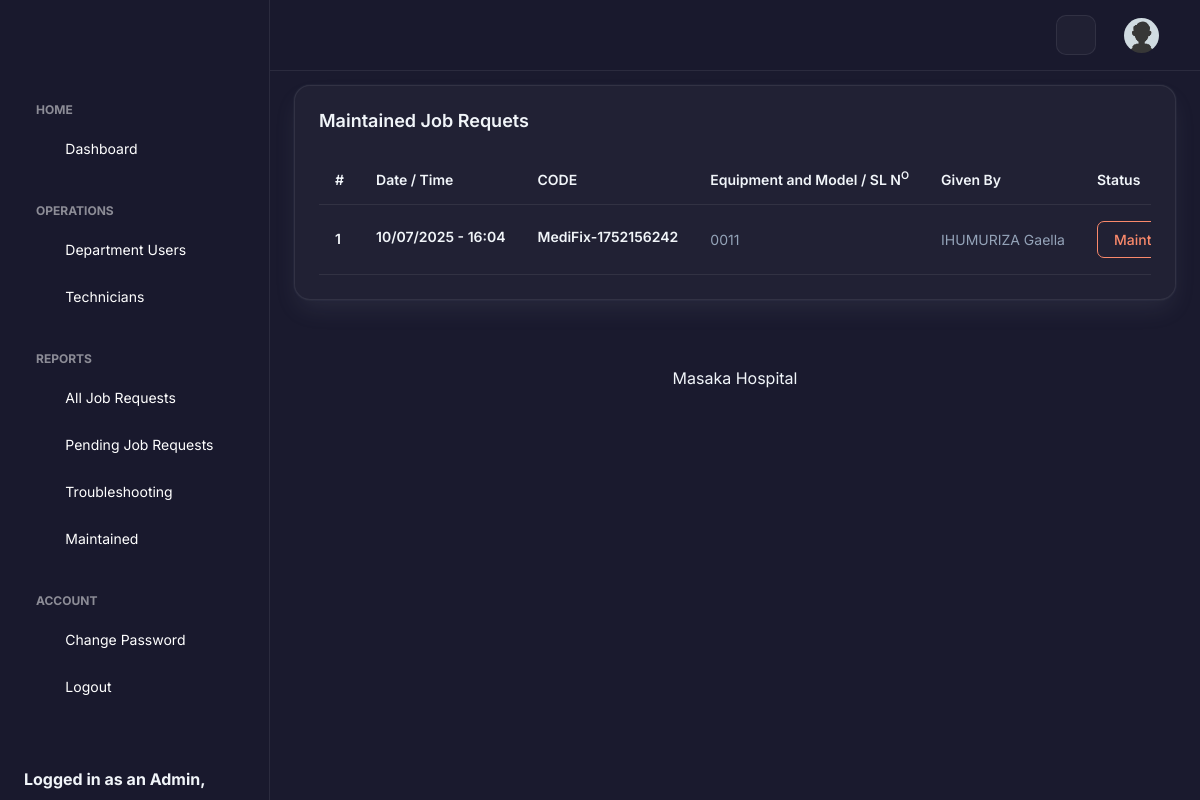
The page /run/maintained-a-p.php (signed in) on the database its author committed.
### tables this page shows
CREATE TABLE `jobs` (
  `id` int(11) NOT NULL,
  `code` varchar(100) NOT NULL,
  `equipment` varchar(1000) NOT NULL,
  `givenby` int(11) NOT NULL,
  `airef` int(11) NOT NULL,
  `info` mediumtext NOT NULL,
  `tech` mediumtext DEFAULT NULL,
  `recdt` varchar(50) NOT NULL,
  `status` int(1) NOT NULL DEFAULT 0
);

CREATE TABLE `doctors` (
  `id` int(11) NOT NULL,
  `fullname` varchar(100) NOT NULL,
  `specification` varchar(100) NOT NULL,
  `email` varchar(100) NOT NULL,
  `phone` varchar(100) NOT NULL,
  `password` varchar(100) NOT NULL,
  `deleted` int(1) NOT NULL DEFAULT 0
);

### run/maintained-a-p.php (the view, shortened to what this page needs)
<!doctype html>
<html lang="en">
<head>
  <link rel="stylesheet" href="../assets/css/styles.min.css" />
    <link rel="stylesheet" href="../assets/css/premium-theme.css" />
</head>
<body>
  <div class="page-wrapper" id="main-wrapper" data-layout="vertical" data-navbarbg="skin6" data-sidebartype="full" data-sidebar-position="fixed" data-header-position="fixed">
    <aside class="left-sidebar">
      <div>
        <div class="brand-logo d-flex align-items-center justify-content-between">
        </div>
        <?php include('admin-menu.php'); ?>
      </div>
    </aside>
    <div class="body-wrapper">
      <header class="app-header">
        <nav class="navbar navbar-expand-lg navbar-light">
          <div class="navbar-collapse justify-content-end px-0" id="navbarNav">
            <ul class="navbar-nav flex-row ms-auto align-items-center justify-content-end">
              <li class="nav-item"><button class="theme-toggle-btn" title="Toggle Theme"><i class="ti ti-sun"></i></button></li>
              <li class="nav-item dropdown">
                <a class="nav-link nav-icon-hover" href="javascript:void(0)" id="drop2" data-bs-toggle="dropdown" aria-expanded="false">
                  <img src="../assets/images/profile/user-1.jpg" alt="" width="35" height="35" class="rounded-circle">
                </a>
              </li>
            </ul>
          </div>
        </nav>
      </header>
      <div class="container-fluid">
        <div class="col-lg-12 d-flex align-items-stretch">
          <div class="card w-100">
            <div class="card-body p-4">
              <h5 class="card-title fw-semibold mb-4">Maintained Job Requets</h5>
              <div class="table-responsive">
                <table class="table text-nowrap mb-0 align-middle">
                  <thead class="text-dark fs-4">
                    <tr>
                      <th class="border-bottom-0">
                        <h6 class="fw-semibold mb-0">#</h6>
                      </th>
                      <th class="border-bottom-0">
                        <h6 class="fw-semibold mb-0">Date / Time</h6>
                      </th>
                      <th class="border-bottom-0">
                        <h6 class="fw-semibold mb-0">CODE</h6>
                      </th>
                      <th class="border-bottom-0">
                        <h6 class="fw-semibold mb-0">Equipment and Model / SL N<sup>O</sup></h6>
                      </th>
                      <th class="border-bottom-0">
                        <h6 class="fw-semibold mb-0">Given By</h6>
                      </th>
                      <th class="border-bottom-0">
                        <h6 class="fw-semibold mb-0">Status</h6>
                      </th>
                    </tr>
                  </thead>
                  <tbody>
                    <?php
                    include('connector.php');
                    $query = mysqli_query($connect, "SELECT * FROM jobs WHERE status = 2 ORDER BY id DESC");
                    $rowCount = 0;
                    while ($row = mysqli_fetch_array($query)) {
                      $rowCount ++;
                      $queryp = mysqli_query($connect, "SELECT * FROM doctors WHERE id ='".$row['givenby']."'");
                      $rowp = mysqli_fetch_array($queryp);
                      echo "<tr>
                          <td class='border-bottom-0'>
                            <h6 class='fw-semibold mb-0'>".$rowCount."</h6>
                          </td>
                          <td class='border-bottom-0'>
                            <h6 class='fw-semibold mb-1'>" . date('d/m/Y - H:i', $row['recdt']) . "</h6>
                          </td>
                          <td class='border-bottom-0'>
                            <h6 class='fw-semibold mb-1'>" . $row['code'] . "</h6>
                          </td>
                          <td class='border-bottom-0'>
                            <p class='mb-0 fw-normal'>" . $row['equipment'] . "</p>
                          </td>
                          <td class='border-bottom-0'>
                            <p class='mb-0 fw-normal'>" . $rowp['fullname'] . "</p>
                          </td>
                          <td class='border-bottom-0'>";
                            if($row['status'] == 0){
                              echo"<button type='button' class='btn btn-outline-warning'>Pending</button>";
                            }elseif($row['status'] == 1){
                              echo"<button type='button' class='btn btn-outline-primary'>Troubleshooting</button>";
                            }elseif($row['status'] == 2){
                              echo"<button type='button' class='btn btn-outline-danger'>Maintained</button>";
                            }
                          echo"</td>
                          <td>
                            <a href='job-request-view-a-p?code=".$row['code']."'><button type='button' class='btn btn-success'>View</button></a>
                          </td>
                        </tr>";
                    }
                    ?>
                  </tbody>
                </table>
              </div>
            </div>
          </div>
        </div>
      </div>
      <div class="py-6 px-6 text-center">
        <p class="mb-0 fs-4">Masaka Hospital</p>
      </div>
    </div>
  </div>
</body>
</html>

### assets/css/premium-theme.css (style rules this page uses)
:root { --primary-color: #3b82f6; --primary-hover: #2563eb; --bg-gradient-1: #1a1a2e; --bg-gradient-2: #16213e; --text-main: #f1f5f9; --text-muted: #94a3b8; --glass-bg: rgba(255, 255, 255, 0.03); --glass-border: rgba(255, 255, 255, 0.08); --input-bg: rgba(26, 26, 46, 0.8); --input-border: rgba(255, 255, 255, 0.1); --card-shadow: 0 25px 50px -12px rgba(0, 0, 0, 0.7); --danger: #ef4444; --success: #10b981; }
body { font-family: 'Inter', sans-serif !important; background-color: var(--bg-gradient-1); color: var(--text-main); min-height: 100vh; margin: 0; }
.body-wrapper { background: transparent !important; }
.left-sidebar { background: rgba(26, 26, 46, 0.9) !important; backdrop-filter: blur(12px); border-right: 1px solid var(--glass-border); }
.app-header { background: rgba(26, 26, 46, 0.9) !important; backdrop-filter: blur(12px); border-bottom: 1px solid var(--glass-border); }
.card { background: var(--glass-bg) !important; border: 1px solid var(--glass-border) !important; color: var(--text-main) !important; border-radius: 16px !important; }
.card-title, .card h1, .card h2, .card h3, .card h4, .card h5, .card h6 { color: var(--text-main) !important; }
.table { color: var(--text-main) !important; background: transparent !important; }
.table thead th { color: var(--text-main) !important; border-bottom: 1px solid var(--glass-border) !important; }
.table tbody td { border-bottom: 1px solid var(--glass-border) !important; color: var(--text-main) !important; }
.fw-semibold { color: var(--text-main) !important; }
p.fw-normal { color: var(--text-muted) !important; }
.theme-toggle-btn { background: var(--glass-bg); border: 1px solid var(--glass-border); color: var(--text-main); width: 40px; height: 40px; border-radius: 10px; display: flex; align-items: center; justify-content: center; cursor: pointer; font-size: 1.2rem; transition: all 0.3s ease; margin-right: 12px; }
body, .left-sidebar, .app-header, .card, .table, .sidebar-link, .sidebar-link span, .sidebar-link .hide-menu { transition: background-color 0.3s ease, color 0.3s ease, border-color 0.3s ease; }

### rows shown on the page
jobs: recdt "10/07/2025 - 16:04", code "MediFix-1752156242", equipment "0011", doctors.fullname "IHUMURIZA Gaella", status "Maintained"

### other values the page prints
$_SESSION['hbUser_Type'] "Admin"
